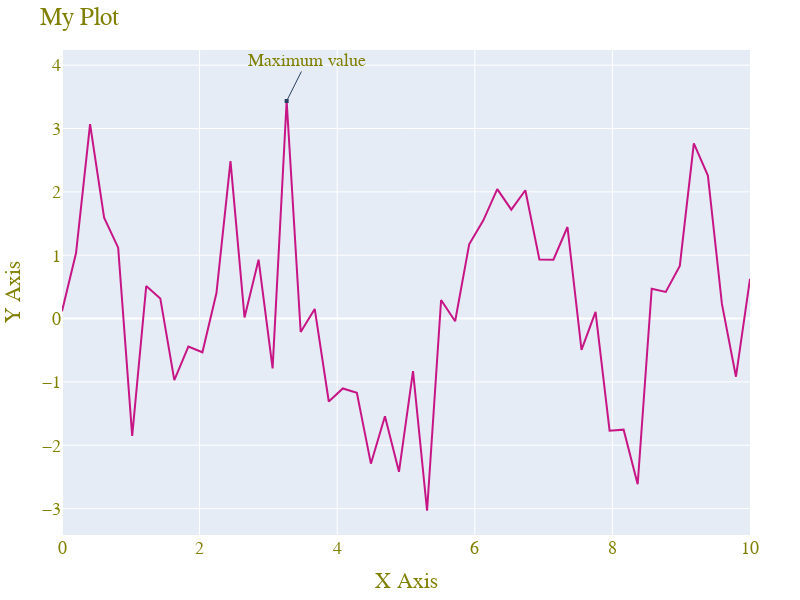

Source (notebook cell):
### Code cell
# Generate x data
x = np.linspace(0, 10, 50) 

# Generate y data with peaks
y = np.sin(x) + np.cos(2*x) + np.random.randn(len(x))

# Create trace 
trace3 = go.Scatter(
    x = x,
    y = y,
    mode = 'lines',
    line = dict(color = 'mediumvioletred')
)

# Calculate max y value
ymax = max(y)
# Find index of max y value 
imax = np.argmax(y)
# Get x value at same index
xmax = x[imax]

# Create layout
layout3 = go.Layout(
    title='My Plot',
    xaxis={'title': 'X Axis'},
    yaxis={'title': 'Y Axis'},
    width=800,
    height=600,
    margin={'l': 50, 'r': 50, 't': 50, 'b': 50},
    font={'family': 'Arial', 'size': 18, 'color': 'olive'},
    legend={'x': 0.8, 'y': 0.1},
    annotations=[
        {
            'x': xmax,
            'y': ymax,
            'text': 'Maximum value',
            'showarrow': True,
            'arrowhead': 7,
            'ax': 20,
            'ay': -40
        }
    ]
)

# Create a Plotly figure
fig = go.Figure(data=[trace3], layout=layout3)
# Display the plot using iplot()
iplot(fig)

### Figure 1 — Plotly figure (JSON) as saved in the notebook; plotly's stock layout.template omitted (floating-point values rounded to 4 significant figures)
{"data": [{"line": {"color": "mediumvioletred"}, "mode": "lines", "type": "scatter", "x": [0, 0.2041, 0.4082, 0.6122, 0.8163, 1.02, 1.224, 1.429, 1.633, 1.837, 2.041, 2.245, 2.449, 2.653, 2.857, 3.061, 3.265, 3.469, 3.673, 3.878, 4.082, 4.286, 4.49, 4.694, 4.898, 5.102, 5.306, 5.51, 5.714, 5.918, 6.122, 6.327, 6.531, 6.735, 6.939, 7.143, 7.347, 7.551, 7.755, 7.959, 8.163, 8.367, 8.571, 8.776, 8.98, 9.184, 9.388, 9.592, 9.796, 10], "y": [0.117, 1.034, 3.071, 1.591, 1.119, -1.852, 0.5138, 0.3178, -0.9708, -0.4412, -0.5322, 0.4032, 2.485, 0.01767, 0.9294, -0.7872, 3.434, -0.2119, 0.1517, -1.31, -1.103, -1.171, -2.291, -1.543, -2.419, -0.8308, -3.034, 0.2929, -0.04184, 1.172, 1.547, 2.044, 1.719, 2.026, 0.9313, 0.9295, 1.445, -0.4936, 0.1046, -1.77, -1.753, -2.616, 0.4698, 0.4199, 0.8318, 2.766, 2.258, 0.2302, -0.9181, 0.627]}], "layout": {"annotations": [{"arrowhead": 7, "ax": 20, "ay": -40, "showarrow": true, "text": "Maximum value", "x": 3.265, "y": 3.434}], "font": {"color": "olive", "family": "Arial", "size": 18}, "height": 600, "legend": {"x": 0.8, "y": 0.1}, "margin": {"b": 50, "l": 50, "r": 50, "t": 50}, "title": {"text": "My Plot"}, "width": 800, "xaxis": {"title": {"text": "X Axis"}}, "yaxis": {"title": {"text": "Y Axis"}}}}
